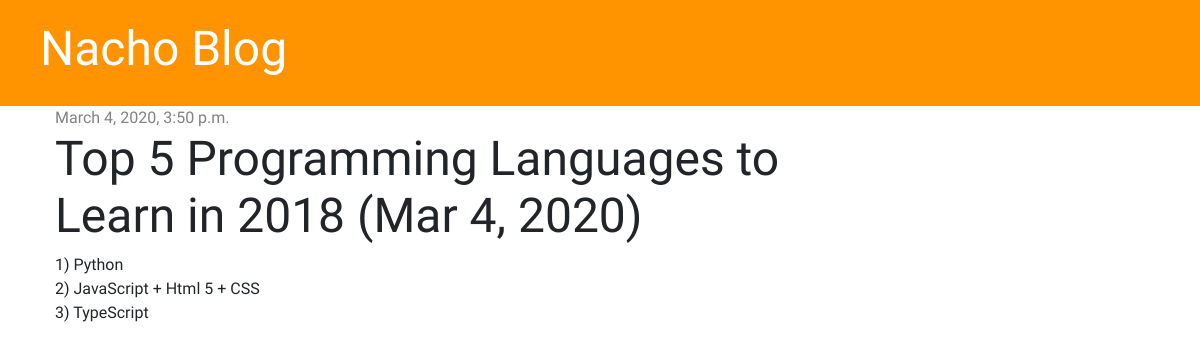
/post/2/, run on an earlier commit of the app's database.
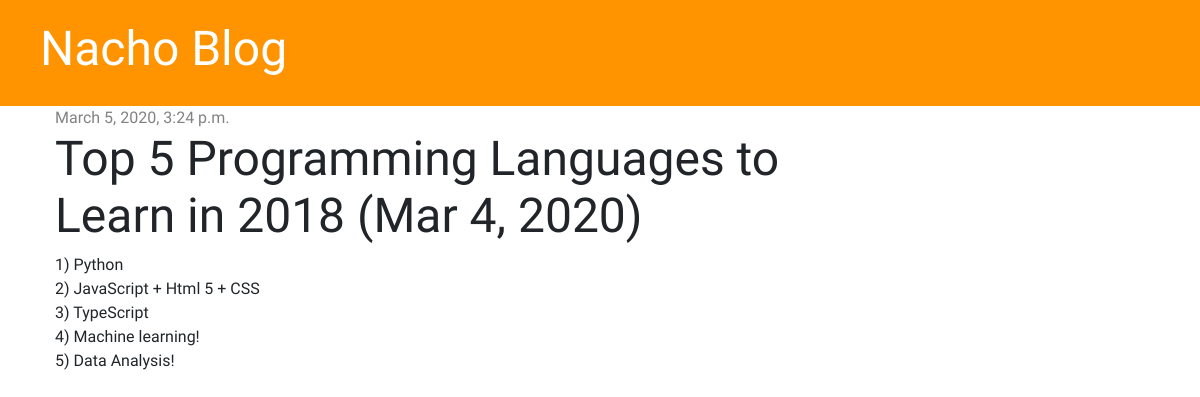
And on a later commit of the database.
### blog/models.py (models this page shows, shortened)
class Post(models.Model):
    author = models.ForeignKey('auth.User', on_delete=models.CASCADE)
    title = models.CharField(max_length=200)
    text = models.TextField()
    created_date = models.DateTimeField(default=timezone.now)
    published_date = models.DateTimeField(blank=True, null=True)

### blog/views.py (the view)
# urls.py: path('post/<int:pk>/', views.post_detail, name='post_detail'),
def post_detail(request, pk):
    post = get_object_or_404(Post, pk=pk)
    stuff_for_frontend = {'post': post}
    return render(request, 'blog/post_detail.html', stuff_for_frontend)

### blog/templates/blog/post_detail.html (shortened to what this page needs)
{% extends 'blog/base.html' %}
{% block content %}
    <div class="post">
        {% if post.published_date %}
            <div class="date">
                {{ post.published_date }}
            </div>
            {% else %}
            <a href="{% url 'post_publish' pk=post.pk %}" class="btn btn-primary">Publish</a>
        {% endif %}
        <h1>{{ post.title }}</h1>
        <p>{{ post.text|linebreaksbr }}</p>
    </div>
{% endblock %}

### blog/templates/blog/base.html (shortened to what this page needs)
{% load static %}
<!DOCTYPE html>
<html lang="en">
<head>
    <link rel="stylesheet" href="https://stackpath.bootstrapcdn.com/bootstrap/4.3.1/css/bootstrap.min.css">
    <link rel="stylesheet" href="{% static 'css/blog.css' %}">
</head>
<body>
    <div class="page-header">
        <h1><a href="{% url "post_list" %}">Nacho Blog</a></h1>
    </div>
    <div class="content container">
        <div class="row">
            <div class="col-md-8">
                {% block content %}
                {% endblock %}
            </div>
        </div>
    </div>
</body>
</html>

### blog/static/css/blog.css (style rules this page uses)
.page-header { background-color: #ff9400; margin-top: 0; padding: 20px 20px 20px 40px; }
.page-header h1, .page-header h1 a { color: #ffffff; font-size: 36pt; text-decoration: none; }
.content { margin-left: 40px; }
h1, h2, h3, h4 { font-family: 'Tangerine', 'Inconsolata', 'Droid Sans', serif; font-size: 48px; }
.date { color: #828282; }
.post { margin-bottom: 70px; }

### blog/templates/blog/base.html (style rules this page uses)
body { font-family: 'Inconsolata', monospace; }

What changed in the data, as far as the page shows it:
changed Post: published_date "March 4, 2020, 3:50 p.m." → "March 5, 2020, 3:24 p.m."; text "1) Python 2) JavaScript + Html 5 + CSS 3) TypeScript" → "1) Python 2) JavaScript + Html 5 + CSS 3) TypeScript 4) Machine learning! 5) Data Analysis!"
